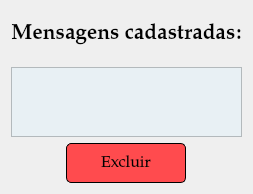
                      <widget class="QWidget" name="scrollAreaWidgetContents_6">
                       <property name="geometry">
                        <rect>
                         <x>0</x>
                         <y>0</y>
                         <width>253</width>
                         <height>189</height>
                        </rect>
                       </property>
                       <layout class="QVBoxLayout" name="verticalLayout_23">
                        <item>
                         <widget class="QLabel" name="label_recipients_2">
                          <property name="minimumSize">
                           <size>
                            <width>0</width>
                            <height>50</height>
                           </size>
                          </property>
                          <property name="font">
                           <font>
                            <family>Palatino Linotype</family>
                            <pointsize>16</pointsize>
                            <weight>75</weight>
                            <bold>true</bold>
                           </font>
                          </property>
                          <property name="text">
                           <string>&lt;html&gt;&lt;head/&gt;&lt;body&gt;&lt;p&gt;Mensagens cadastradas:&lt;/p&gt;&lt;/body&gt;&lt;/html&gt;</string>
                          </property>
                          <property name="alignment">
                           <set>Qt::AlignCenter</set>
                          </property>
                         </widget>
                        </item>
                        <item>
                         <widget class="QListWidget" name="listWidget_message">
                          <property name="font">
                           <font>
                            <family>Palatino Linotype</family>
                            <pointsize>12</pointsize>
                           </font>
                          </property>
                          <property name="styleSheet">
                           <string notr="true">background-color: rgb(232, 240, 244);</string>
                          </property>
                         </widget>
                        </item>
                        <item alignment="Qt::AlignHCenter">
                         <widget class="QPushButton" name="button_excluir_message">
                          <property name="sizePolicy">
                           <sizepolicy hsizetype="Fixed" vsizetype="Fixed">
                            <horstretch>0</horstretch>
                            <verstretch>0</verstretch>
                           </sizepolicy>
                          </property>
                          <property name="minimumSize">
                           <size>
                            <width>120</width>
                            <height>40</height>
                           </size>
                          </property>
                          <property name="font">
                           <font>
                            <family>Palatino Linotype</family>
                            <pointsize>12</pointsize>
                           </font>
                          </property>
                          <property name="cursor">
                           <cursorShape>PointingHandCursor</cursorShape>
                          </property>
                          <property name="styleSheet">
                           <string notr="true">QPushButton{
background-color: rgb(255, 75, 78);
border: 1px solid;
border-radius:5px
}

QPushButton:hover
{
background-color: rgb(212, 220, 226);
color: rgb(0, 0, 0);
}
</string>
                          </property>
                          <property name="text">
                           <string>Excluir</string>
                          </property>
                         </widget>
                        </item>
                       </layout>
                      </widget>
